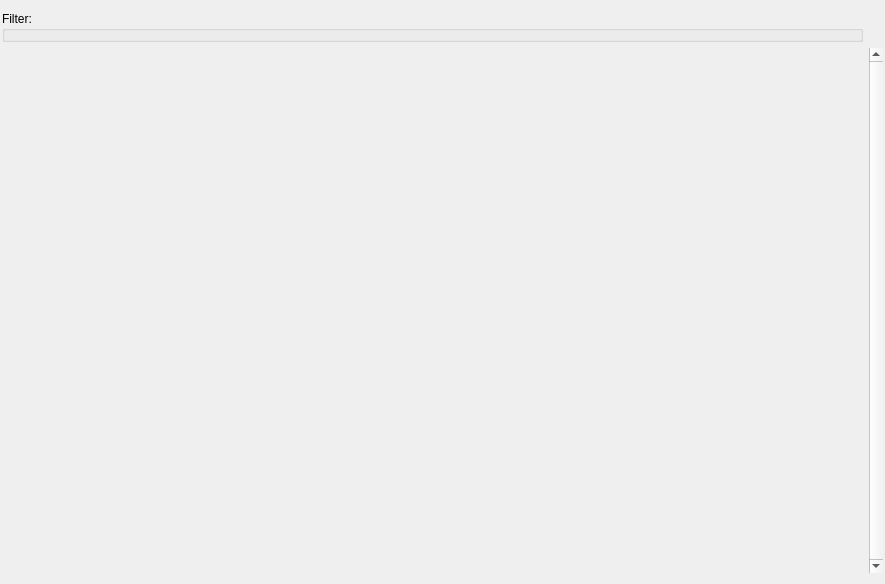
<?xml version="1.0" encoding="UTF-8"?>
<ui version="4.0">
 <class>NetworkPlugin</class>
 <widget class="QWidget" name="NetworkPlugin">
  <property name="geometry">
   <rect>
    <x>0</x>
    <y>0</y>
    <width>885</width>
    <height>584</height>
   </rect>
  </property>
  <property name="windowTitle">
   <string>Form</string>
  </property>
  <layout class="QGridLayout" name="gridLayout_2">
   <property name="leftMargin">
    <number>2</number>
   </property>
   <property name="rightMargin">
    <number>2</number>
   </property>
   <item row="0" column="0">
    <widget class="QGroupBox" name="filter_box">
     <property name="title">
      <string>Filter:</string>
     </property>
     <layout class="QGridLayout" name="gridLayout">
      <property name="leftMargin">
       <number>0</number>
      </property>
      <property name="topMargin">
       <number>4</number>
      </property>
      <property name="rightMargin">
       <number>0</number>
      </property>
      <property name="bottomMargin">
       <number>0</number>
      </property>
     </layout>
    </widget>
   </item>
   <item row="1" column="0">
    <widget class="QStackedWidget" name="network_widgets">
     <property name="currentIndex">
      <number>-1</number>
     </property>
    </widget>
   </item>
   <item row="1" column="1">
    <widget class="QScrollBar" name="scroll_bar">
     <property name="minimum">
      <number>0</number>
     </property>
     <property name="maximum">
      <number>0</number>
     </property>
     <property name="pageStep">
      <number>1</number>
     </property>
     <property name="value">
      <number>0</number>
     </property>
     <property name="tracking">
      <bool>true</bool>
     </property>
     <property name="orientation">
      <enum>Qt::Vertical</enum>
     </property>
     <property name="invertedAppearance">
      <bool>false</bool>
     </property>
     <property name="invertedControls">
      <bool>true</bool>
     </property>
    </widget>
   </item>
  </layout>
 </widget>
 <resources/>
 <connections/>
</ui>
